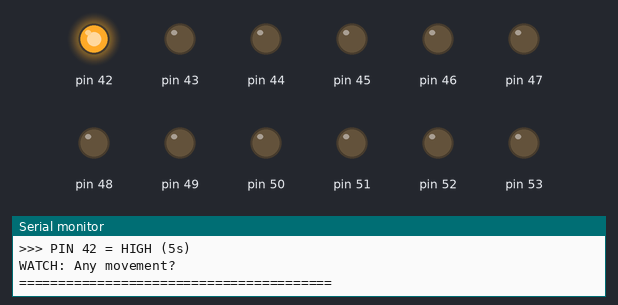
Bench run of a sketch on a simulated Arduino Mega 2560, built with avr-gcc and run on an emulated ATmega2560. Shown: output pins drawn as LEDs (lit = HIGH), the last lines printed to the serial monitor.

Above: at 3.2 s.
At 13.2 s:
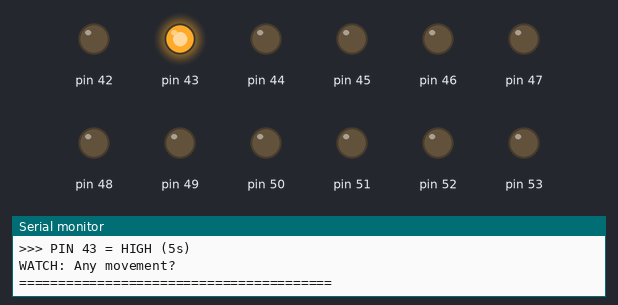
At 23.2 s:
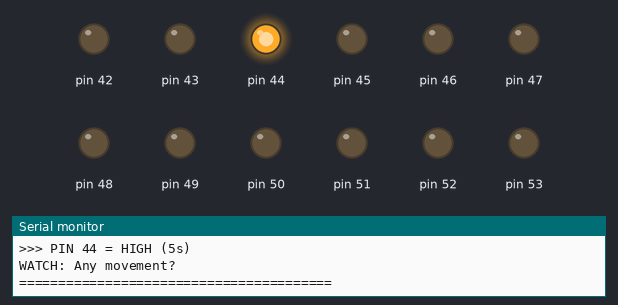
At 33.2 s:
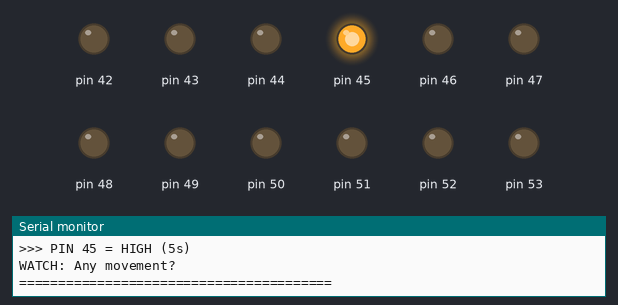
At 38.2 s:
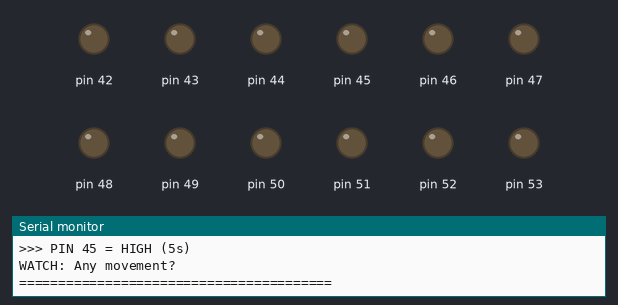
Timing chart, 0 to 39.7 s (numbered marks = the images above):
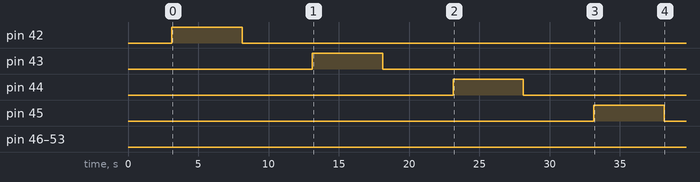

The sketch:

test_both_logic_14_15.ino
```cpp
/**
 * Arduino Mega #2 - Test Both Logics for Blocks 14 & 15
 * Проверяем обе логики: LOW=ON и HIGH=ON
 */

void setup() {
  Serial.begin(115200);
  delay(100);

  Serial.println("\n========================================");
  Serial.println("  TEST BOTH LOGICS - BLOCKS 14 & 15");
  Serial.println("========================================\n");

  // Проверяем пины 42-53
  for (int pin = 42; pin <= 53; pin++) {
    pinMode(pin, OUTPUT);
    digitalWrite(pin, LOW);
  }

  Serial.println("[INIT] Pins 42-53 ready\n");
  delay(3000);
}

void loop() {
  // Тестируем каждый пин с ОБЕИМИ логиками
  for (int pin = 42; pin <= 53; pin++) {
    Serial.println("\n========================================");
    Serial.print(">>> PIN ");
    Serial.print(pin);
    Serial.println(" = HIGH (5s)");
    Serial.println("WATCH: Any movement?");
    Serial.println("========================================");

    digitalWrite(pin, HIGH);
    delay(5000);
    digitalWrite(pin, LOW);
    delay(3000);

    Serial.println("\n========================================");
    Serial.print(">>> PIN ");
    Serial.print(pin);
    Serial.println(" = LOW (already tested)");
    Serial.println("========================================");
    delay(2000);
  }

  Serial.println("\n========================================");
  Serial.println("ALL PINS TESTED WITH BOTH LOGICS!");
  Serial.println("Did you find any movement?");
  Serial.println("Repeating in 10s...");
  Serial.println("========================================\n");
  delay(10000);
}
```

Measured:
- by itself, pin 42: LOW → HIGH at 3.1 s, → LOW 5.0 s later
- by itself, pin 43: LOW → HIGH at 13.1 s, → LOW 5.0 s later
- by itself, pin 44: LOW → HIGH at 23.1 s, → LOW 5.0 s later
- by itself, pin 45: LOW → HIGH at 33.1 s, → LOW 5.0 s later
